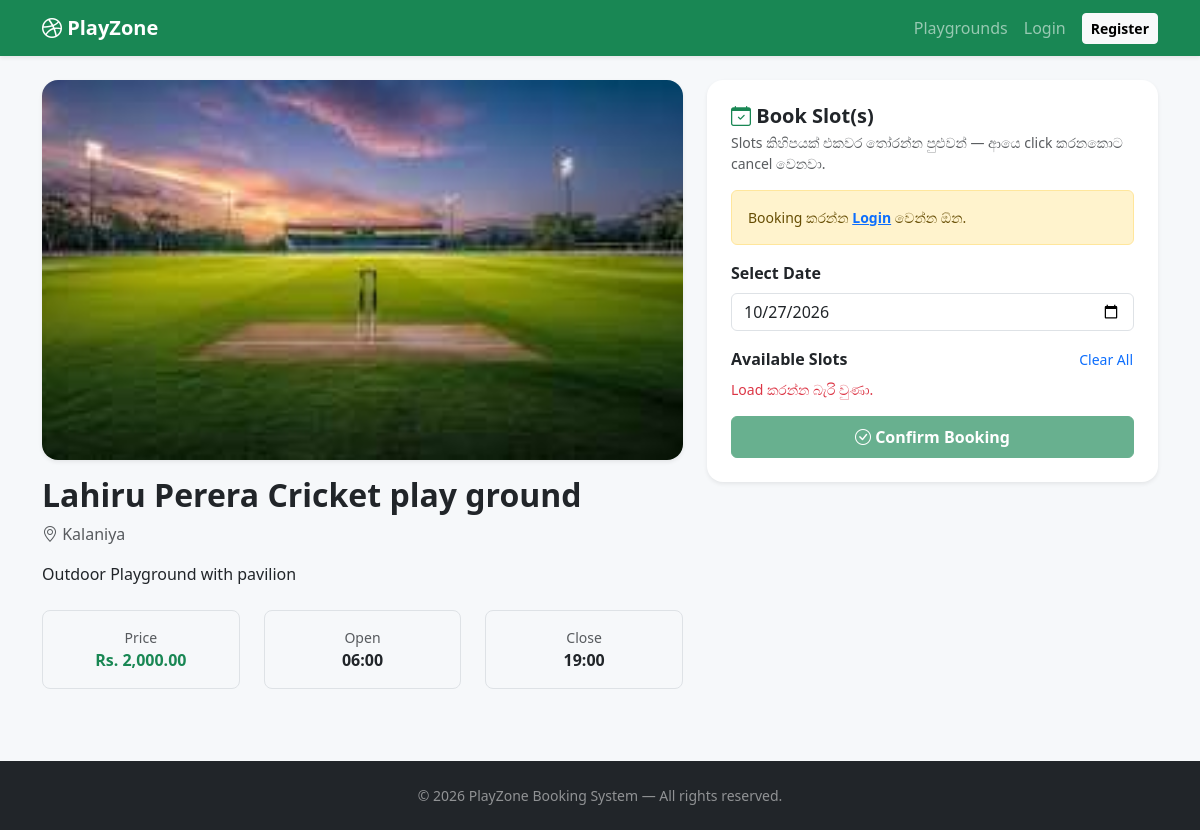
The page /playground.php?id=4 on the database its author committed.
### tables this page shows
CREATE TABLE `playgrounds` (
  `id` int(11) NOT NULL,
  `name` varchar(150) NOT NULL,
  `location` varchar(255) NOT NULL,
  `description` text DEFAULT NULL,
  `price_per_hour` decimal(10,2) NOT NULL,
  `open_time` time DEFAULT '06:00:00',
  `close_time` time DEFAULT '23:00:00',
  `image` varchar(255) DEFAULT NULL,
  `status` tinyint(1) DEFAULT 1,
  `created_at` timestamp NOT NULL DEFAULT current_timestamp()
);

### includes/functions.php (called while the page is built, shortened)
<?php
function e($v) {
    return htmlspecialchars($v ?? '', ENT_QUOTES, 'UTF-8');
}

### includes/auth.php (called while the page is built, shortened)
<?php
function isLoggedIn(): bool {
    return isset($_SESSION['user_id']);
}

### playground.php (the view, shortened to what this page needs)
<?php
require_once 'config/database.php';
require_once 'includes/functions.php';
require_once 'includes/auth.php';
$id = (int)($_GET['id'] ?? 0);
$stmt = $pdo->prepare("SELECT * FROM playgrounds WHERE id=? AND status=1");
$stmt->execute([$id]);
$p = $stmt->fetch();
require 'includes/header.php';
?>
<div class="row g-4">
  <div class="col-lg-7">
    <img src="<?= $p['image'] ? e(UPLOAD_URL.$p['image']) : 'https://images.unsplash.com/photo-1529900748604-07564a03e7a6?w=1200' ?>"
         class="img-fluid rounded-4 shadow-sm mb-3 w-100"
         style="height:380px;object-fit:cover">
    <h2 class="fw-bold"><?= e($p['name']) ?></h2>
    <p class="text-muted"><i class="bi bi-geo-alt"></i> <?= e($p['location']) ?></p>
    <p><?= nl2br(e($p['description'])) ?></p>
    <div class="row text-center mt-4">
      <div class="col-4">
        <div class="border rounded-3 p-3">
          <div class="text-muted small">Price</div>
          <div class="fw-bold text-success">Rs. <?= number_format($p['price_per_hour'],2) ?></div>
        </div>
      </div>
      <div class="col-4">
        <div class="border rounded-3 p-3">
          <div class="text-muted small">Open</div>
          <div class="fw-bold"><?= substr($p['open_time'],0,5) ?></div>
        </div>
      </div>
      <div class="col-4">
        <div class="border rounded-3 p-3">
          <div class="text-muted small">Close</div>
          <div class="fw-bold"><?= substr($p['close_time'],0,5) ?></div>
        </div>
      </div>
    </div>
  </div>
  <div class="col-lg-5">
    <div class="card shadow-sm border-0 rounded-4">
      <div class="card-body p-4">
        <h5 class="fw-bold mb-1">
          <i class="bi bi-calendar-check text-success"></i> Book Slot(s)
        </h5>
        <p class="small text-muted mb-3">
          Slots කිහිපයක් එකවර තෝරන්න පුළුවන් — ආයෙ click කරනකොට cancel වෙනවා.
        </p>
        <?php if (!isLoggedIn()): ?>
          <div class="alert alert-warning small">
            Booking කරන්න <a href="login.php" class="fw-bold">Login</a> වෙන්න ඕන.
          </div>
        <?php endif; ?>
        <form action="book.php" method="POST" id="bookingForm">
          <div class="mb-3">
            <label class="form-label fw-semibold">Select Date</label>
            <input type="date" class="form-control" id="booking_date"
                   name="booking_date"
                   min="<?= date('Y-m-d') ?>"
                   value="<?= date('Y-m-d') ?>" required>
          </div>
          <div class="d-flex justify-content-between align-items-center mb-2">
            <label class="form-label fw-semibold mb-0">Available Slots</label>
            <button type="button" id="clearSlots"
                    class="btn btn-link btn-sm text-decoration-none p-0">
              Clear All
            </button>
          </div>
          <div id="slots" class="mb-3">
          </div>
          <button type="submit" class="btn btn-success w-100 fw-semibold py-2"
                  id="submitBtn" <?= isLoggedIn() ? '' : 'disabled' ?>>
            <i class="bi bi-check-circle"></i> Confirm Booking
          </button>
        </form>
      </div>
    </div>
  </div>
</div>
<?php require 'includes/footer.php'; ?>

### assets/css/style.css (style rules this page uses)
body { background:#f6f8fa; font-family: system-ui, -apple-system, "Segoe UI", Roboto, sans-serif; }

### rows shown on the page
playgrounds: image (picture), name "Lahiru Perera Cricket play ground", location "Kalaniya", description "Outdoor Playground with pavilion", price_per_hour "2,000.00", open_time "06:00", close_time "19:00"
